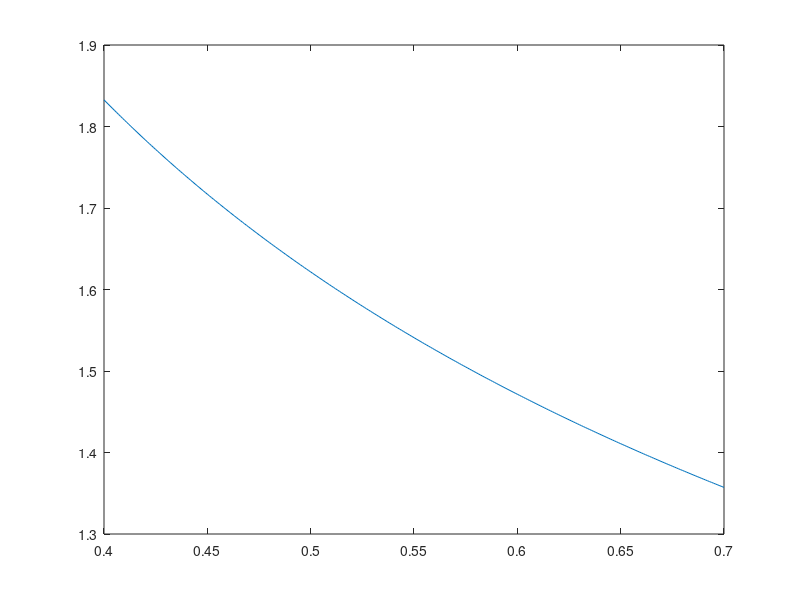

This figure's MATLAB source:
fid = fopen('Sellmeier.txt', 'r');
arr = fscanf(fid, 'B1=%f\nB2=%f\nB3=%f\nC1=%f\nC2=%f\nC3=%f');
B1 = arr(1);
B2 = arr(2);
B3 = arr(3);
C1 = arr(4);
C2 = arr(5);
C3 = arr(6);
lambda = 0.4:0.001:0.7;
plot(lambda, sqrt((B1 * lambda ./ (lambda .^ 2 - C1) + B2 * lambda ./ (lambda .^ 2 - C2) + B3 * lambda ./ (lambda .^ 2 - C3))));